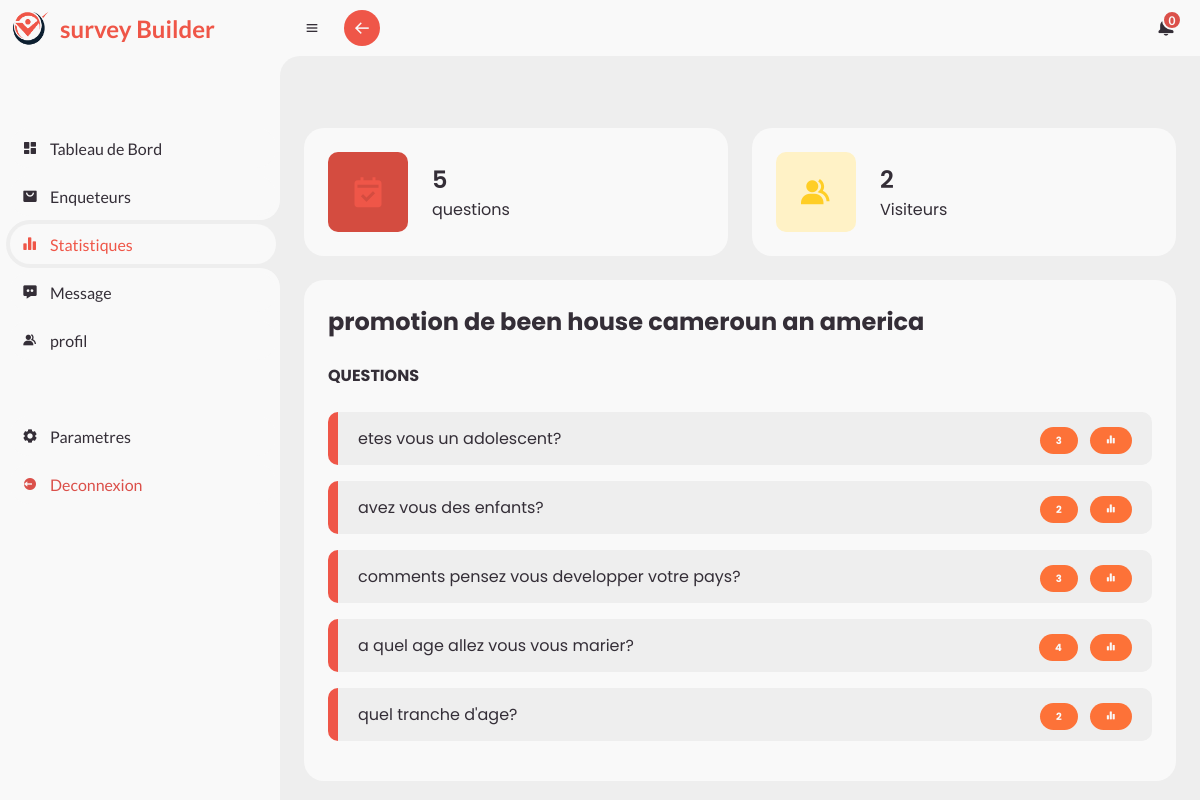
Screenshot of /view/pages/survey_stat.page.php?id=1 (signed in) with the database file from the repository.
### tables this page shows
CREATE TABLE `survey` (
  `idsurvey` int(11) NOT NULL,
  `img_path` varchar(50) NOT NULL,
  `title` varchar(70) NOT NULL,
  `description` text NOT NULL,
  `token` varchar(20) NOT NULL,
  `idinvestigator` int(11) NOT NULL
);

CREATE TABLE `questions` (
  `idquestion` int(11) NOT NULL,
  `intitle` varchar(100) NOT NULL,
  `idsurvey` int(11) NOT NULL
);

### controller/showSurveyStatController.php (called while the page is built, shortened)
<?php
require('../../model/surveys.php');
require('../../model/questions.php');
require('../../model/Session.php');
require('../../model/answers.php');
function indexShowSurveys(){
    $idSurvey= $_GET['id'];
    $getSurvey= new Survey();
    $survey= $getSurvey->getSurvey($idSurvey);
    $session= new Session();
    $getQuestions=new Question();
    $questions= $getQuestions->getQuestionsBySurvey($idSurvey);
    $visitors= $session->countSessionBySurvey($idSurvey);
}
 indexShowSurveys();
 function getCountQuestion($idSurvey){
    $getQuestions= new Question();
    $questions= $getQuestions->countQuestion($idSurvey);
    return $questions['question'];
 }
 function getCountAnswers($idQuestion){
    $getAnswer= new Answer();
    $answers= $getAnswer->countAnswer($idQuestion);
    return $answers['answer'];
 }

### model/questions.php (called while the page is built, shortened)
<?php
class Question{
    public function getQuestionsBySurvey($idSurvey){
        global $DB;
        $getAnswered = $DB -> prepare('SELECT * FROM questions WHERE idsurvey= ?');
        $getAnswered -> execute(array($idSurvey));
        return $getAnswered->fetchAll();
    }
    public function countQuestion($idSurvey){
        global $DB;
        $getAnswered = $DB -> prepare('SELECT COUNT(idquestion) AS question
                                            FROM questions, survey
                                            WHERE questions.idsurvey= survey.idsurvey
                                            AND survey.idsurvey= ?');
        $getAnswered -> execute(array($idSurvey));
        return $getAnswered->fetch();
    }
}

### model/session.php (called while the page is built, shortened)
<?php
class Session{
    public function countSessionBySurvey($idSurvey){
        global $DB;
        $countSession= $DB->prepare('SELECT COUNT(session.idsession) AS visitors
                                    FROM survey, session
                                    WHERE session.idsurvey= survey.idsurvey
                                    AND survey.idsurvey =?');
        $countSession->execute(array($idSurvey));
        return $countSession->fetch();
    }
}

### model/surveys.php (called while the page is built, shortened)
<?php
class Survey{
    public function getSurvey($id){
        global $DB;
        $getSurvey = $DB -> prepare('SELECT * FROM survey WHERE idsurvey= ?');
        $getSurvey -> execute(array($id));
        return $getSurvey->fetch();
    }
}

### model/answers.php (called while the page is built, shortened)
<?php
class Answer{
    public function countAnswer($idQuestion){
        global $DB;
        $getAnswer = $DB -> prepare('SELECT COUNT(idanswer) AS answer
                                            FROM answers, questions
                                            WHERE questions.idquestion= answers.idquestion
                                            AND questions.idquestion= ?');
        $getAnswer -> execute(array($idQuestion));
        return $getAnswer->fetch();
    }
}

### view/pages/survey_stat.page.php (the view, shortened to what this page needs)
<?php
require('../../controller/showSurveyStatController.php');
?>
	<?php include('../layouts/head.php') ?>
	<?php include('../layouts/sidebar.php') ?>
	<section id="content">
		<?php include('../layouts/navbar.php') ?>
		<main>
			<ul class="box-info">
    <li>
        <i class='bx bxs-calendar-check' ></i>
        <span class="text">
            <h3><?=getCountQuestion($_GET['id'])?></h3>
            <p>questions</p>
        </span>
    </li>
    <li>
        <i class='bx bxs-group' ></i>
        <span class="text">
            <h3><?=$visitors['visitors']?></h3>
            <p>Visiteurs</p>
        </span>
    </li>
</ul>
			<div class="table-data">
				<div class="order">
					<div class="head">
                        <div action="" method="post" style="width: 100%;">
                            <h1><?=$survey['title']?></h1>
</div>
					</div>
					<div class="todo" style="overflow-x: hidden;">
					<div class="head">
						<h4>QUESTIONS</h4>
					</div>
					<ul class="todo-list" id="list-question">
                    <?php
                    if($questions){
                    foreach($questions as $question){ ?>
						<li class="completed">
							<p><?=$question['intitle']?></p>
							<div>
                            <span class="status pending" style="margin-right: 8px"><?= getCountAnswers($question['idquestion']) ?></span>
                            <span class="status pending"><a href="question_stat.page.php?id=<?=$survey['idsurvey']?>&q=<?=$question['idquestion']?>" style="color: inherit; " ><i class='bx bxs-bar-chart-alt-2'></i></a></span>
                            </div>
						</li>
                    <?php } }else{
                        echo '<p style="text-align: center;">Aucune question...</p>';
                        } ?>
					</ul>
				</div>
				</div>
			</div>
		</main>
	</section>
	<?php include('../layouts/foot.php') ?>

### view/assets/css/style.css (style rules this page uses)
* { margin: 0; padding: 0; box-sizing: border-box; }
a { text-decoration: none; }
li { list-style: none; }
:root { --poppins: 'Poppins', sans-serif; --lato: 'Lato', sans-serif; --light: #F9F9F9; --blue: #EF5648; --active: rgb(30, 118, 207); --light-blue: #D44C40; --grey: #eee; --dark-grey: #AAAAAA; --dark: #342E37; --red: #DB504A; --yellow: #FFCE26; --light-yellow: #FFF2C6; --orange: #FD7238; --light-orange: #FFE0D3; }
html { overflow-x: hidden; }
body { background: var(--grey); overflow-x: hidden; }
#content { position: relative; width: calc(100% - 280px); left: 280px; transition: .3s ease; }
#content main { width: 100%; padding: 36px 24px; font-family: var(--poppins); max-height: calc(100vh - 56px); overflow-y: auto; }
#content main .box-info { display: grid; grid-template-columns: repeat(auto-fit, minmax(240px,3fr)); grid-gap: 24px; margin-top: 36px; }
#content main .box-info li { padding: 24px; background: var(--light); border-radius: 20px; display: flex; align-items: center; grid-gap: 24px; }
#content main .box-info li .bx { width: 80px; height: 80px; border-radius: 10px; font-size: 36px; display: flex; justify-content: center; align-items: center; }
#content main .box-info li:nth-child(1) .bx { background: var(--light-blue); color: var(--blue); }
#content main .box-info li:nth-child(2) .bx { background: var(--light-yellow); color: var(--yellow); }
#content main .box-info li .text h3 { font-size: 24px; font-weight: 600; color: var(--dark); }
#content main .box-info li .text p { color: var(--dark); }
#content main .table-data { display: flex; flex-wrap: wrap; grid-gap: 24px; margin-top: 24px; width: 100%; color: var(--dark); }
#content main .table-data > div { border-radius: 20px; background: var(--light); padding: 24px; overflow-x: auto; }
#content main .table-data .head { display: flex; align-items: center; grid-gap: 16px; margin-bottom: 24px; }
#content main .table-data .order { flex-grow: 1; flex-basis: 500px; }
.status { font-size: 10px; padding: 6px 16px; color: var(--light); border-radius: 20px; font-weight: 700; }
.status.pending { background: var(--orange); }
#content main .table-data .todo { flex-grow: 1; flex-basis: 300px; }
#content main .table-data .todo .todo-list { width: 100%; }
#content main .table-data .todo .todo-list li { width: 100%; margin-bottom: 16px; background: var(--grey); border-radius: 10px; padding: 14px 20px; display: flex; justify-content: space-between; align-items: center; }
#content main .table-data .todo .todo-list li .bx { cursor: pointer; }
#content main .table-data .todo .todo-list li.completed { border-left: 10px solid var(--blue); }

### rows the page displays
survey: title "promotion de been house cameroun an america"
questions: intitle "etes vous un adolescent?", idquestion "3"
questions: intitle "avez vous des enfants?", idquestion "2"
questions: intitle "comments pensez vous developper votre pays?", idquestion "3"
questions: intitle "a quel age allez vous vous marier?", idquestion "4"
questions: intitle "quel tranche d'age?", idquestion "2"

### other values shown
getCountQuestion($_GET['id']) "5"
$visitors['visitors'] "2"
